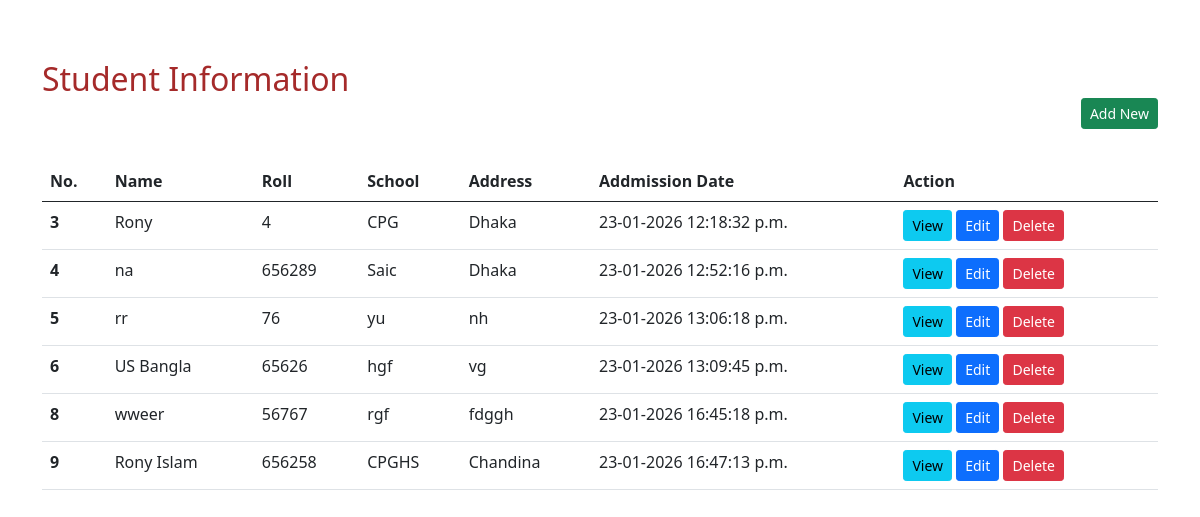
The app's page /student/list/, older data.
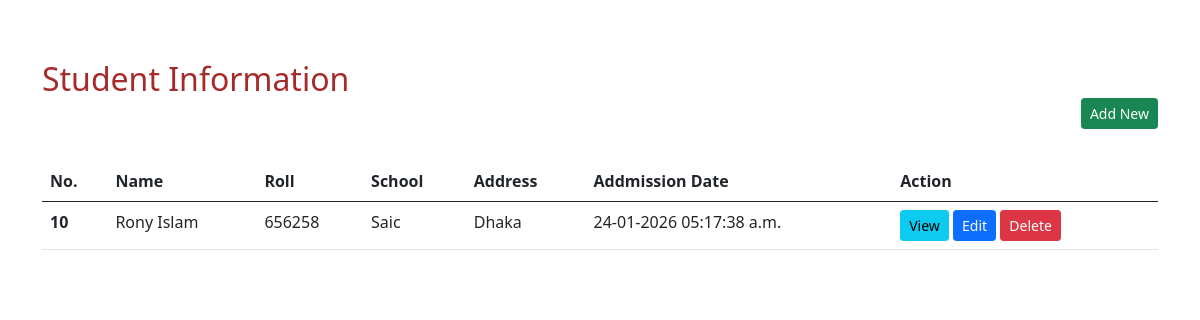
The same page, newer data.
### class/models.py (models this page shows, shortened)
class Student(models.Model):
    name = models.CharField(max_length=100)
    roll = models.IntegerField()
    school = models.CharField(max_length=100)
    address = models.CharField(max_length=100)
    description = models.CharField(max_length=150)
    addmission_date = models.DateTimeField(auto_now_add=True)
    is_active = models.BooleanField(default=False)
    create = models.DateTimeField(auto_now_add=True)
    update = models.DateTimeField(auto_now_add=True)

### class/views.py (the view)
# urls.py: path('list/', student_list, name='student_list'),
def student_list(request) -> list:
    students = Student.objects.all()
    context = {
        'students': students
    }
    return render(request, 'index.html', context)

### templates/index.html (shortened to what this page needs)
{% extends 'base.html' %}
{% block body %}
        <div class="container">
            <div class="row">
                <div class="col">
                    <h2 style="color: brown;padding-top: 60px;">Student Information
                        <span class="float right" style="display: flex; justify-content: flex-end;">
                            <a href="{% url 'student_create' %}" class="btn btn-success btn-sm"> Add New</a>
                        </span>
                    </h2>
                    <br>
                <table class="table">
                <thead>
                    <tr>
                    <th scope="col">No.</th>
                    <th scope="col">Name</th>
                    <th scope="col">Roll</th>
                    <th scope="col">School</th>
                    <th scope="col">Address</th>
                    <th scope="col">Addmission Date</th>
                    <th scope="col">Action</th>
                    </tr>
                </thead>
                <tbody>
                    {% for student in students %}
                    <tr>
                        <th scope="row">{{ student.pk }}</th>
                        <td>{{ student.name }}</td>
                        <td>{{ student.roll }}</td>
                        <td>{{ student.school }}</td>
                        <td>{{ student.address }}</td>
                        <td>{{ student.addmission_date | date:'d-m-Y H:i:s a'}}</td>
                        <td>
                            <a href="{% url 'student_view' student.pk %}" class="btn btn-info btn-sm">View</a>
                            <a href="{% url 'student_update' student.pk %}" class="btn btn-primary btn-sm">Edit</a>
                            <a href="{% url 'student_delete' student.pk %}" class="btn btn-danger btn-sm">Delete</a>
                        </td>
                    </tr>
                    {% endfor %}
                </tbody>
                </table>
            </div>
        </div>
    </div>
{% endblock %}

### templates/base.html (shortened to what this page needs)
<!doctype html>
<html lang="en">
  <head>
    <link href="https://cdn.jsdelivr.net/npm/bootstrap@5.0.2/dist/css/bootstrap.min.css" rel="stylesheet">
  </head>
  <body>
    {% block body %}
    {% endblock %}
  </body>
</html>

Row changes from the older to the newer data that the page shows:
removed Student: pk "3", name "Rony", roll "4", school "CPG", address "Dhaka", addmission_date "23-01-2026 12:18:32 p.m."
removed Student: pk "4", name "na", roll "656289", school "Saic", address "Dhaka", addmission_date "23-01-2026 12:52:16 p.m."
removed Student: pk "5", name "rr", roll "76", school "yu", address "nh", addmission_date "23-01-2026 13:06:18 p.m."
removed Student: pk "6", name "US Bangla", roll "65626", school "hgf", address "vg", addmission_date "23-01-2026 13:09:45 p.m."
removed Student: pk "8", name "wweer", roll "56767", school "rgf", address "fdggh", addmission_date "23-01-2026 16:45:18 p.m."
removed Student: pk "9", name "Rony Islam", roll "656258", school "CPGHS", address "Chandina", addmission_date "23-01-2026 16:47:13 p.m."
added Student: pk "10", name "Rony Islam", roll "656258", school "Saic", address "Dhaka", addmission_date "24-01-2026 05:17:38 a.m."
